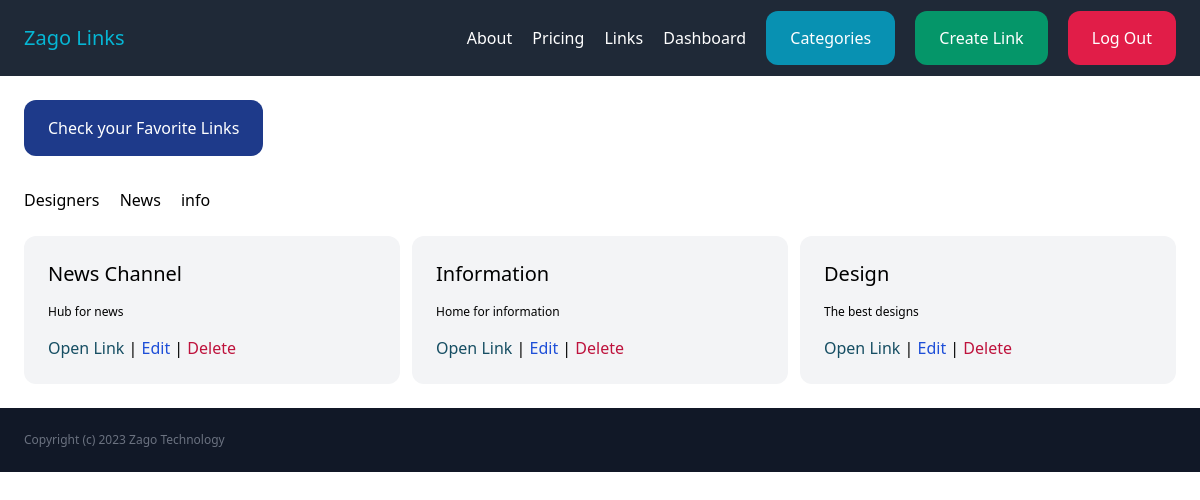
The app's page /link/ (signed in) with its own data.
### link/models.py (models this page shows, shortened)
class Category(models.Model):
    name = models.CharField(max_length=255)
    created_by = models.ForeignKey(User, related_name='categories', on_delete=models.CASCADE)
    created_at = models.DateTimeField(auto_now_add=True)
    class Meta:
        ordering = ('name',)

class Link(models.Model):
    category = models.ForeignKey(Category, related_name='categories', on_delete=models.CASCADE)
    name = models.CharField(max_length=255)
    description = models.TextField(blank=True, null=True)
    url = models.CharField(max_length=255)
    created_by = models.ForeignKey(User, related_name='links', on_delete=models.CASCADE)
    created_at = models.DateTimeField(auto_now_add=True)
    class Meta:
        ordering = ('-created_at',)

### link/views.py (the view)
# urls.py: path('', views.links, name='links'),
@login_required
def links(request):
   category = request.GET.get('category', '')
   links = Link.objects.filter(created_by=request.user)
   if category:
      links = links.filter(category_id=category)
   return render(request, 'link/links.html', {
      'links': links,
      'category': category,
   })

### link/templates/link/links.html (shortened to what this page needs)
{% extends 'core/base.html' %}
{% block content %}
    <h1 class=" inline-block mb-8 py-4 px-6 bg-blue-900 text-white rounded-xl hover:bg-blue-400">Check your Favorite Links</h1>
    <div class="mb-6 space-x-4 space-y-4">
        {% for category in request.user.categories.all %}
            <a href="{% url 'link:links' %}?category{{ category.id }}">{{ category.name }}</a>
        {% endfor %}
    </div>
    <div class="grid grid-cols-3 gap-3">
        {% for link in links %}
            <div class="bg-gray-100 p-6 rounded-xl">
                <h2 class="mb-4 text-xl">{{ link.name }}</h2>
                {% if link.description %}
                    <p class="mb-4 text-xs">{{ link.description }}</p>
                {% endif %}
                <a href="{{ link.url }}" class="text-cyan-900" target="_blank">Open Link</a>
                    |
                <a href="{% url 'link:edit_link' link.id %}" class="text-blue-700">Edit</a>
                    |
                <a href="{% url 'link:delete_link' link.id %}" class="text-rose-700">Delete</a>
            </div>
        {% empty %}
            <div class="bg-rose-200 p-6 rounded-xl">No Available Link</div>
        {% endfor %}
    </div>
{% endblock %}

### records on screen
Category: name "Designers"
Category: name "News"
Category: name "info"
Link: name "News Channel", description "Hub for news"
Link: name "Information", description "Home for information"
Link: name "Design", description "The best designs"
